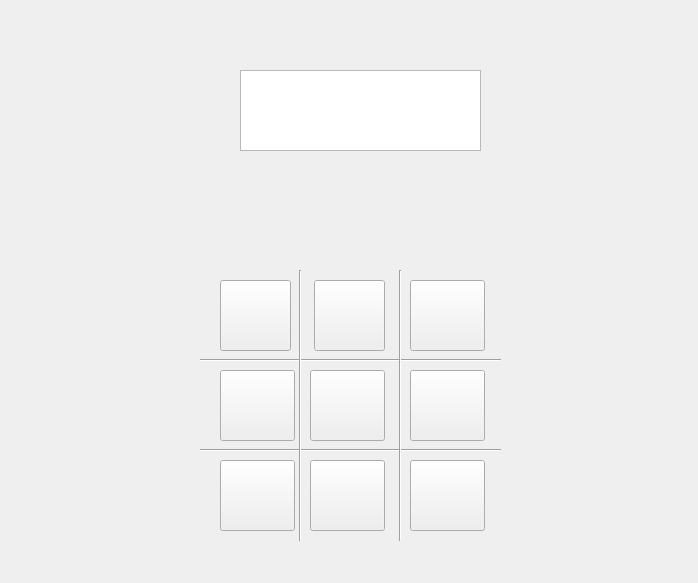
<?xml version="1.0" encoding="UTF-8"?>
<ui version="4.0">
 <class>Form</class>
 <widget class="QWidget" name="Form">
  <property name="geometry">
   <rect>
    <x>0</x>
    <y>0</y>
    <width>698</width>
    <height>583</height>
   </rect>
  </property>
  <property name="windowTitle">
   <string>Form</string>
  </property>
  <widget class="QTextEdit" name="textEdit">
   <property name="geometry">
    <rect>
     <x>240</x>
     <y>70</y>
     <width>241</width>
     <height>81</height>
    </rect>
   </property>
   <property name="font">
    <font>
     <pointsize>30</pointsize>
     <weight>75</weight>
     <bold>true</bold>
    </font>
   </property>
  </widget>
  <widget class="Line" name="line">
   <property name="geometry">
    <rect>
     <x>200</x>
     <y>350</y>
     <width>301</width>
     <height>20</height>
    </rect>
   </property>
   <property name="orientation">
    <enum>Qt::Horizontal</enum>
   </property>
  </widget>
  <widget class="Line" name="line_2">
   <property name="geometry">
    <rect>
     <x>200</x>
     <y>440</y>
     <width>301</width>
     <height>20</height>
    </rect>
   </property>
   <property name="orientation">
    <enum>Qt::Horizontal</enum>
   </property>
  </widget>
  <widget class="Line" name="line_3">
   <property name="geometry">
    <rect>
     <x>290</x>
     <y>270</y>
     <width>20</width>
     <height>271</height>
    </rect>
   </property>
   <property name="orientation">
    <enum>Qt::Vertical</enum>
   </property>
  </widget>
  <widget class="Line" name="line_4">
   <property name="geometry">
    <rect>
     <x>390</x>
     <y>270</y>
     <width>20</width>
     <height>271</height>
    </rect>
   </property>
   <property name="orientation">
    <enum>Qt::Vertical</enum>
   </property>
  </widget>
  <widget class="QPushButton" name="pushButton">
   <property name="geometry">
    <rect>
     <x>220</x>
     <y>280</y>
     <width>71</width>
     <height>71</height>
    </rect>
   </property>
   <property name="text">
    <string/>
   </property>
  </widget>
  <widget class="QPushButton" name="pushButton_2">
   <property name="geometry">
    <rect>
     <x>314</x>
     <y>280</y>
     <width>71</width>
     <height>71</height>
    </rect>
   </property>
   <property name="text">
    <string/>
   </property>
  </widget>
  <widget class="QPushButton" name="pushButton_3">
   <property name="geometry">
    <rect>
     <x>410</x>
     <y>280</y>
     <width>75</width>
     <height>71</height>
    </rect>
   </property>
   <property name="text">
    <string/>
   </property>
  </widget>
  <widget class="QPushButton" name="pushButton_4">
   <property name="geometry">
    <rect>
     <x>220</x>
     <y>370</y>
     <width>75</width>
     <height>71</height>
    </rect>
   </property>
   <property name="text">
    <string/>
   </property>
  </widget>
  <widget class="QPushButton" name="pushButton_5">
   <property name="geometry">
    <rect>
     <x>310</x>
     <y>370</y>
     <width>75</width>
     <height>71</height>
    </rect>
   </property>
   <property name="text">
    <string/>
   </property>
  </widget>
  <widget class="QPushButton" name="pushButton_6">
   <property name="geometry">
    <rect>
     <x>410</x>
     <y>370</y>
     <width>75</width>
     <height>71</height>
    </rect>
   </property>
   <property name="text">
    <string/>
   </property>
  </widget>
  <widget class="QPushButton" name="pushButton_7">
   <property name="geometry">
    <rect>
     <x>220</x>
     <y>460</y>
     <width>75</width>
     <height>71</height>
    </rect>
   </property>
   <property name="text">
    <string/>
   </property>
  </widget>
  <widget class="QPushButton" name="pushButton_8">
   <property name="geometry">
    <rect>
     <x>310</x>
     <y>460</y>
     <width>75</width>
     <height>71</height>
    </rect>
   </property>
   <property name="text">
    <string/>
   </property>
  </widget>
  <widget class="QPushButton" name="pushButton_9">
   <property name="geometry">
    <rect>
     <x>410</x>
     <y>460</y>
     <width>75</width>
     <height>71</height>
    </rect>
   </property>
   <property name="text">
    <string/>
   </property>
  </widget>
 </widget>
 <resources/>
 <connections/>
</ui>
